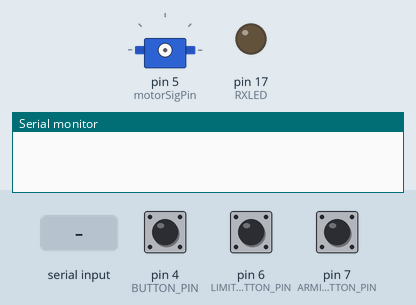
This sketch was run on a simulated Arduino Uno, built with avr-gcc and run on an emulated ATmega328P. On the bench: servo, output pins drawn as LEDs (lit = HIGH), the last lines printed to the serial monitor. The test bench sets the inputs (shaded band); at power-on: pin 7 (ARMING_BUTTON_PIN) HIGH, pin 4 (BUTTON_PIN) HIGH, pin 6 (LIMIT_BUTTON_PIN) HIGH. Random numbers use the default seed unless the sketch sets one.

Above: at 1.2 s.
1.3 s: pin 7 (ARMING_BUTTON_PIN) pulled LOW for 0.15 s
At 2.2 s:
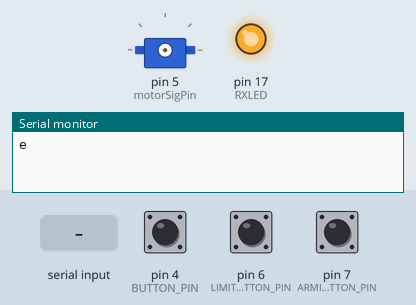
2.9 s: "3" received over Serial
4.4 s: pin 7 (ARMING_BUTTON_PIN) pulled LOW for 1 s
At 5.7 s:
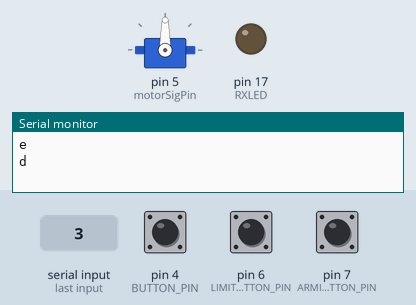
6.9 s: pin 4 (BUTTON_PIN) pulled LOW for 3.2 s
At 7.19 s:
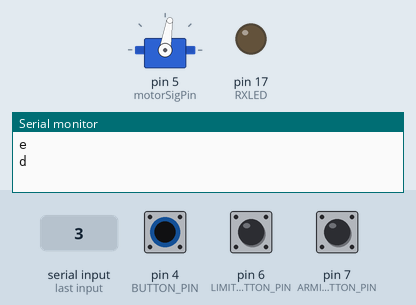
12.9 s: pin 4 (BUTTON_PIN) pulled LOW for 0.15 s
At 13.4 s:
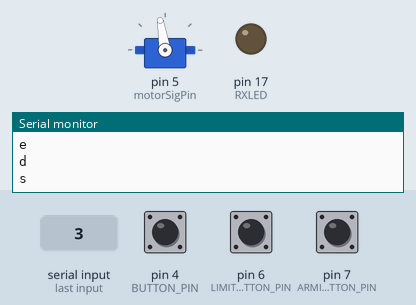
15.0 s: pin 7 (ARMING_BUTTON_PIN) pulled LOW for 3.2 s
At 16.2 s:
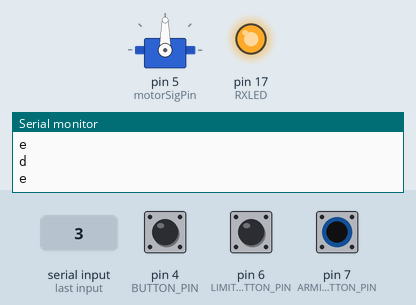
Timing chart, 0 to 18.0 s (numbered marks = the images above; inputs shaded):
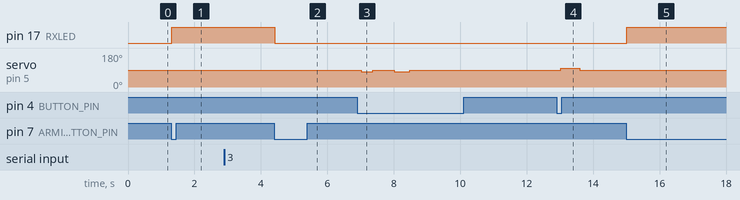

Measured:
- after the input at 1.3 s, pin 17 (RXLED): LOW → HIGH at once
- after the input at 4.4 s, pin 17 (RXLED): HIGH → LOW at once
- after the input at 6.9 s, servo on pin 5 (motorSigPin): 90° → 81° after 0.12 s, → 90° 0.35 s later, → 81° 0.65 s later, → 90° 0.46 s later
- after the input at 12.9 s, servo on pin 5 (motorSigPin): 90° → 99° after 0.12 s, → 90° 0.57 s later
- after the input at 15.0 s, pin 17 (RXLED): LOW → HIGH at once

The sketch:

swipper_combined.ino
```cpp
const int motorSigPin = 5;

#include <AceButton.h>
using namespace ace_button;

const uint8_t NUM_BTNS = 3;

const int BUTTON_PIN = 4;
const int LIMIT_BUTTON_PIN = 6;
const int ARMING_BUTTON_PIN = 7;
const int RXLED = 17;


struct Info {
  const uint8_t buttonPin;
};

Info INFOS[NUM_BTNS] = {
  {BUTTON_PIN},
  {LIMIT_BUTTON_PIN},
  {ARMING_BUTTON_PIN}
};

AceButton buttons[NUM_BTNS];

void handleEvent(AceButton*, uint8_t, uint8_t);

char value;

boolean sysNotArmed;
boolean doSwipe;
boolean swipeComplete;
boolean sendSig = false;

#include <Servo.h>
Servo camServo;

boolean doCamSwipe;
boolean camLimitsHit;


#include <AsyncDelay.h>

AsyncDelay delay_s;

const int nextProcessStartDelayForProcessing = 3000; // 3 sec


void setup() {
  Serial.begin(115200);

  pinMode(RXLED , OUTPUT);
  digitalWrite(RXLED , LOW);

  for (uint8_t i = 0; i < NUM_BTNS; i++) {
    pinMode(INFOS[i].buttonPin, INPUT_PULLUP);
    buttons[i].init(INFOS[i].buttonPin, HIGH, i);
  }

  ButtonConfig* buttonConfig = ButtonConfig::getSystemButtonConfig();
  buttonConfig->setEventHandler(handleEvent);
  buttonConfig->setFeature(ButtonConfig::kFeatureClick);
  buttonConfig->setFeature(ButtonConfig::kFeatureLongPress);

  //  pinMode(motorSigPin, OUTPUT);
  //  digitalWrite(motorSigPin, LOW);
}


int sketchNum = 1;
bool pinTypeAssigned = false;
bool swipeLeft, swipeRight;
int dirSelector = 0;

void loop() {
  for (uint8_t i = 0; i < NUM_BTNS; i++) {
    buttons[i].check();
  }

  if (Serial.available()) {
    value = Serial.read();

    if (value == '2' /* processing sketch 1 for tik-tok */) {
      sketchNum = 1;

      pinTypeAssigned = false;

      if (!pinTypeAssigned) {
        pinMode(motorSigPin, OUTPUT);
        digitalWrite(motorSigPin, LOW);
        pinTypeAssigned = true;
      }
    }

    if (value == '3' /* processing sketch 2 for env watch */) {
      sketchNum = 2;

      pinTypeAssigned = false;

      if (!pinTypeAssigned) {
        camServo.attach(motorSigPin);
        pinTypeAssigned = true;
      }
    }

    if (value == '1') {     /* if it receives signal to do a swipe */
      if (sketchNum == 1) { /* if it is processing sketch 1 for tik-tok */
        if (!doSwipe) {
          doSwipe = true;
          doCamSwipe = false;
          swipeComplete = false;
        }
      }
      if (sketchNum == 2) { /* if it is processing sketch 2 for env watch */
        if (!doCamSwipe) {
          doCamSwipe = true;
          doSwipe = false;
          camLimitsHit = false;
        }
      }
    }
  }

  //-------------------------------------------//
  //----------- Tik-Tok Swipper Part ----------//
  //-------------------------------------------//
  if (sketchNum == 1) {
    if (doSwipe) {
      if (!swipeComplete) digitalWrite(motorSigPin, HIGH);
      doSwipe = false;
    }


    if (swipeComplete) {
      delay(100); // play with this value here
      digitalWrite(motorSigPin, LOW);

      delay_s.start(nextProcessStartDelayForProcessing, AsyncDelay::MILLIS);

      sendSig = true;
      swipeComplete = false;
    }
  }
  //------------------------*******************************************-------------------//


  //-------------------------------------------//
  //------ Env Scanning Cam Swipper Part ------//
  //-------------------------------------------//
  if (sketchNum == 2) {
    if (doCamSwipe) {
      // pick randomly left or right
      dirSelector = int(random(2));
      if (dirSelector == 0) {
        swipeLeft = true;
        swipeRight = false;
      }
      if (dirSelector == 1) {
        swipeLeft = false;
        swipeRight = true;
      }

      if (swipeLeft) {
        // Set motion in one direction
        if (!camLimitsHit) camServo.write(81);
      }
      if (swipeRight)
        // Set motion in another direction
        if (!camLimitsHit) camServo.write(99);
    }
    doCamSwipe = false;
  }

  if (camLimitsHit) {
    // stop immediately
    camServo.write(90);
    // and after a certain delay
    delay(100);
    // reverse the direction
    // if it was going left, then now go right
    if (swipeLeft) camServo.write(99);
    // if it was going right, then now go left
    if (swipeRight) camServo.write(81);

    // after a random delay
    /*-- WORK ON THE RANGE HERE --*/
    delay(int(random(300, 600)));
    // Stop the motor
    camServo.write(90);

    // start the delay to send sig to processing
    delay_s.start(nextProcessStartDelayForProcessing, AsyncDelay::MILLIS);

    sendSig = true;
    camLimitsHit = false;
  }


  //------------------------*******************************************-------------------//


  if (delay_s.isExpired() && sendSig) {
    Serial.println("s");
    sendSig = false;
  }

}


void handleEvent(AceButton* button, uint8_t eventType, uint8_t buttonState) {
  uint8_t id = button->getId();
  uint8_t buttonPin = INFOS[id].buttonPin;

  switch (eventType) {
    case AceButton::kEventLongPressed:
      if (buttonPin == BUTTON_PIN) {
        if (sketchNum == 1) {
          doSwipe = true;
          swipeComplete = false;
        }
        if (sketchNum == 2) {
          doCamSwipe = true;
          camLimitsHit = true;
        }
      }
      if (buttonPin == LIMIT_BUTTON_PIN) {
        if (sketchNum == 1) swipeComplete = true;
        if (sketchNum == 2) camLimitsHit = true;
      }
      if (buttonPin == ARMING_BUTTON_PIN) {
        sysNotArmed = !sysNotArmed;
        if (sysNotArmed) {
          Serial.println("e");
          digitalWrite(RXLED , HIGH);
        } else {
          Serial.println("d");
          digitalWrite(RXLED , LOW);
        }
      }
    case AceButton::kEventPressed:
      if (buttonPin == BUTTON_PIN) {
        if (sketchNum == 1) {
          doSwipe = true;
          swipeComplete = false;
        }
        if (sketchNum == 2) {
          doCamSwipe = true;
          camLimitsHit = true;
        }
      }
      if (buttonPin == LIMIT_BUTTON_PIN) {
        if (sketchNum == 1) swipeComplete = true;
        if (sketchNum == 2) camLimitsHit = true;
      }
      if (buttonPin == ARMING_BUTTON_PIN) {
        sysNotArmed = !sysNotArmed;
        if (sysNotArmed) {
          Serial.println("e");
          digitalWrite(RXLED , HIGH);
        } else {
          Serial.println("d");
          digitalWrite(RXLED , LOW);
        }
      }
      break;
  }
}
```
